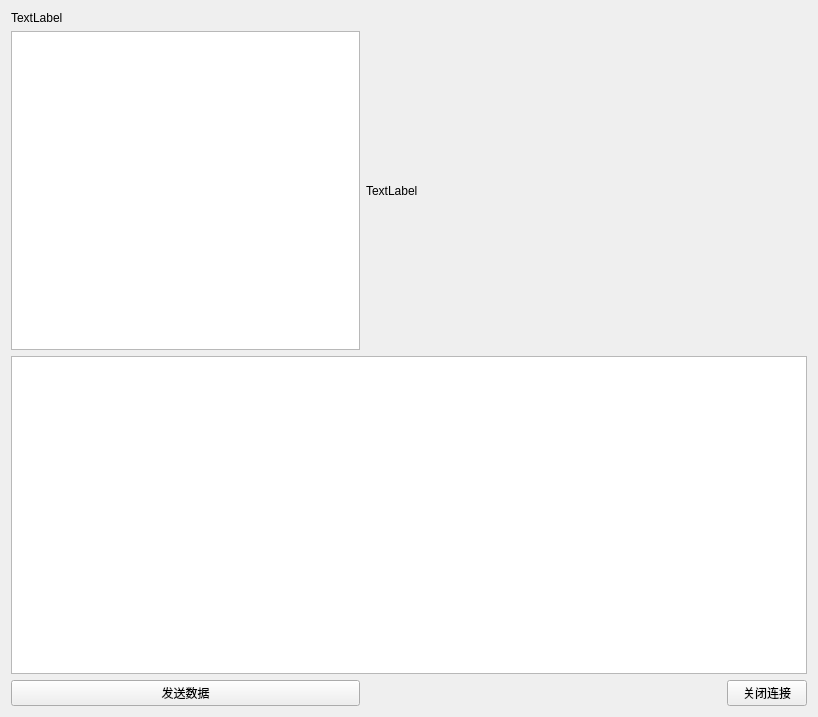
<?xml version="1.0" encoding="UTF-8"?>
<ui version="4.0">
 <class>ServeWidget</class>
 <widget class="QWidget" name="ServeWidget">
  <property name="enabled">
   <bool>true</bool>
  </property>
  <property name="geometry">
   <rect>
    <x>0</x>
    <y>0</y>
    <width>818</width>
    <height>717</height>
   </rect>
  </property>
  <property name="windowTitle">
   <string>ServeWidget</string>
  </property>
  <layout class="QGridLayout" name="gridLayout">
   <item row="1" column="0">
    <widget class="QTextEdit" name="textEditRead">
     <property name="enabled">
      <bool>true</bool>
     </property>
     <property name="readOnly">
      <bool>true</bool>
     </property>
    </widget>
   </item>
   <item row="1" column="1" colspan="3">
    <widget class="QLabel" name="label_image">
     <property name="text">
      <string>TextLabel</string>
     </property>
    </widget>
   </item>
   <item row="3" column="2">
    <spacer name="horizontalSpacer">
     <property name="orientation">
      <enum>Qt::Horizontal</enum>
     </property>
     <property name="sizeType">
      <enum>QSizePolicy::Expanding</enum>
     </property>
     <property name="sizeHint" stdset="0">
      <size>
       <width>217</width>
       <height>20</height>
      </size>
     </property>
    </spacer>
   </item>
   <item row="3" column="0">
    <widget class="QPushButton" name="ButtonSend">
     <property name="text">
      <string>发送数据</string>
     </property>
     <property name="checkable">
      <bool>false</bool>
     </property>
    </widget>
   </item>
   <item row="3" column="3">
    <widget class="QPushButton" name="ButtonClose">
     <property name="text">
      <string>关闭连接</string>
     </property>
    </widget>
   </item>
   <item row="2" column="0" colspan="4">
    <widget class="QTextEdit" name="textEditWrite"/>
   </item>
   <item row="0" column="0">
    <widget class="QLabel" name="label_IP">
     <property name="text">
      <string>TextLabel</string>
     </property>
    </widget>
   </item>
  </layout>
 </widget>
 <layoutdefault spacing="6" margin="11"/>
 <resources/>
 <connections/>
</ui>
